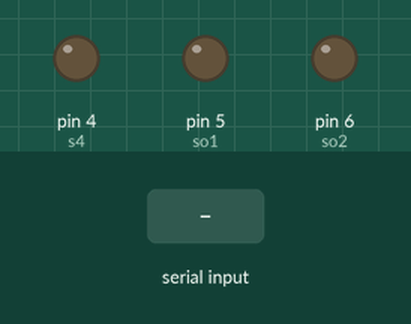
A sketch run on a simulated Arduino Uno, built with avr-gcc and run on an emulated ATmega328P. Parts: output pins drawn as LEDs (lit = HIGH). The test bench sets the inputs (shaded band).

Above: at 1.2 s.
1.3 s: "i90\n" received over Serial
At 1.6 s:
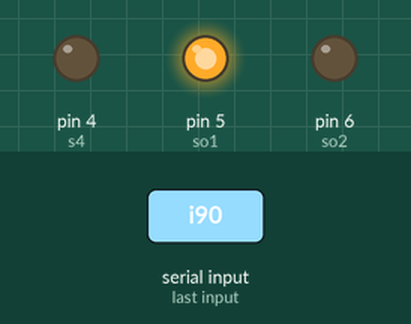
Timing chart, 0 to 4.3 s (numbered marks = the images above; inputs shaded):
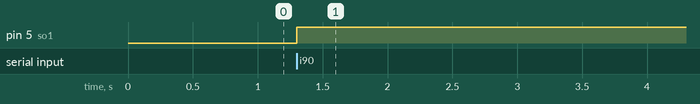

Measured:
- after the input at 1.3 s, pin 5 (so1): LOW → HIGH at once

The sketch:

kerosenecontrol.ino
```cpp
#include <Servo.h>

Servo myservo;


int s1 = 1;
int s2 = 2;
int s3 = 3;
int s4 = 4;
int so1 = 5;
int so2 = 6;
int ldr1 = 7;
int ldr2 = 8;
int ldr3 = 9;
int l[5] = {0,10,11,12,13};
//l[1] = 10;
//l[2] = 11;
//l[3] = 12;
//l[4] = 13;
int w1 = A0;
int w2 = A1;
int t=0;
char s;


void setup()
{
  Serial.begin(9600);
  pinMode(t,INPUT);
 pinMode(s1, OUTPUT);
  pinMode(s2, OUTPUT);
 pinMode(s3, OUTPUT);
pinMode(s4, OUTPUT);
pinMode(so1, OUTPUT);
pinMode(so2, OUTPUT);
pinMode(ldr1, INPUT);
digitalWrite(ldr1,LOW);
pinMode(ldr2, INPUT);
digitalWrite(ldr2,LOW);
pinMode(ldr3, INPUT);
digitalWrite(ldr3,LOW);
pinMode(l[1], INPUT);
digitalWrite(l[1],LOW);
pinMode(l[2], INPUT);
digitalWrite(l[2],LOW);
pinMode(l[3], INPUT);
digitalWrite(l[3],LOW);
pinMode(l[4], INPUT);
digitalWrite(l[4],LOW);
pinMode(w1, INPUT);
digitalWrite(w1,LOW);
pinMode(w2, INPUT);
digitalWrite(w2,LOW);
}

void loop()
{
}

void serialEvent()
{ //int l[5] = {0,10,11,12,13};
  s = Serial.read();
  //digitalWrite(so1 , HIGH);
  //Serial.print(s);
  if(Serial.read()== 'a')  //rice
  {

  }
  else if (Serial.read()== 'b')    //wheat
  {

  }

  else if(s== 'i')      //kerosene
  {
    digitalWrite(so1 , HIGH);
    //delay(1000);
    //s = Serial.read();
    //Serial.print(s);
    delay(100);
    int k = Serial.parseInt();
    int kk;
    while (true)
    {
      k = Serial.parseInt();
  //Serial.print(k);
    if(k==1||k==2||k==3||k==4)
    break;
    }

    //Serial.print(k);
    while(true)
    {
      //Serial.print("233131  ");
      kk=digitalRead(l[k]);
      if(kk==HIGH)
      {
       //3 Serial.print(12);
        digitalWrite(so1 , LOW);
        break;
      }
    }
     // Serial.print(ldr3);
    //digitalWrite(so1 , LOW);
    while(digitalRead(ldr3) == LOW){}
    if(digitalRead(ldr3) == HIGH)
    {//Serial.print("23thfg  ");
      digitalWrite(so2 , HIGH);
      while( digitalRead(l[1]) != LOW)
      {
        if(digitalRead(ldr3)== LOW)
        {
          digitalWrite(so2 , LOW);
          Serial.write("n");
        }
        s = Serial.read();
        while (s=='n')
        {
          s = Serial.read();
        }
         s = Serial.read();
        if(s=='k')
        {

          digitalWrite(so2 , HIGH);
        }
      }
      digitalWrite(so2 , LOW);
      Serial.write('o');


    }


  }

}
```
